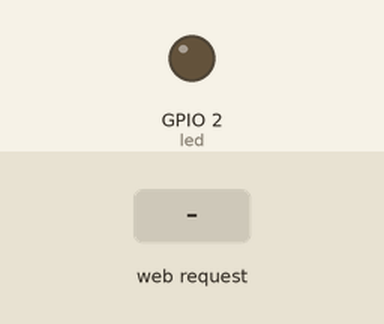
The sketch below on a simulated ESP32. Shown: output pins drawn as LEDs (lit = HIGH). Inputs (shaded band) come from the test bench. WiFi joins after 1.5 s; servers stay silent unless stated; what the sketch prints to the serial monitor is not drawn.

Above: at 7.7 s.
7.8 s: HTTP request GET /H received
At 8.8 s:
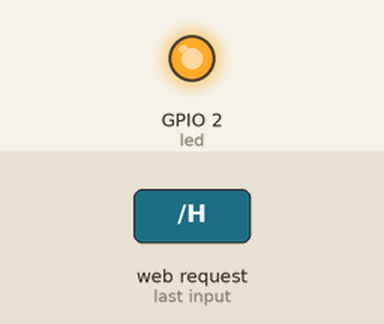
9.3 s: HTTP request GET /L received
At 10.0 s:
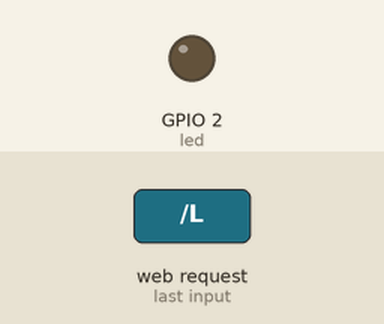
Timing chart, 0 to 12.3 s (numbered marks = the images above; inputs shaded):
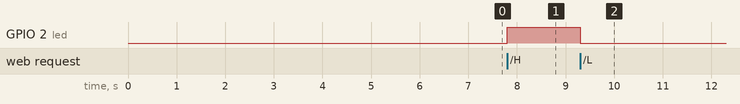

The sketch:

Blinking_led_by_web_Server.ino
```cpp
#include <WiFi.h>
#include <WiFiClient.h>
#include <WebServer.h>
#include <ESPmDNS.h>

const char* ssid = "Redmi 8292";
const char* password = "11111111";

WebServer server(80);

const int led = 2;

void handleNotFound() {
  server.send(404, "text/plain", "Not Found");
}

String HTML = "<!DOCTYPE html>\
<html>\
<body>\
<h1>Switch Led</h1>\
<br>\
<a href=\"L\">\
    <button> led off </button>\
</a>\
<br>\
<a href=\"H\">\
    <button> led on </button>\
</a>\
</body>\
</html>";


void setup(void) {
  pinMode(led, OUTPUT);
  delay(5000);
  Serial.begin(115200);
  WiFi.mode(WIFI_STA);
  WiFi.begin(ssid, password);
  while (WiFi.status() != WL_CONNECTED) {
    delay(500);
    Serial.print(".");
  }
  Serial.println("");
  Serial.print("Connected to ");
  Serial.println(ssid);
  Serial.print("IP address: ");
  Serial.println(WiFi.localIP());
  if (MDNS.begin("esp32")) {
    Serial.println("MDNS responder started");
  }
  server.on("/", []() {
    server.send(200, "text/html", HTML);
  });

  server.on("/L", OFFLED);
  server.on("/H", ONLED);
  server.on("/inline", []() {
    server.send(200, "text/plain", "this works as well");
  });
  server.onNotFound(handleNotFound);
  server.begin();
  Serial.println("HTTP server started");
}

void loop(void) {
  server.handleClient();
  delay(2);//allow the cpu to switch to other tasks
}

void ONLED() {
  digitalWrite(led, HIGH);
  server.send(200, "text/html", HTML);
}
void OFFLED() {
  digitalWrite(led, LOW);
  server.send(200, "text/html", HTML);
}
```

Measured:
- after the input at 7.8 s, GPIO 2 (led): LOW → HIGH at once
- after the input at 9.3 s, GPIO 2 (led): HIGH → LOW at once
